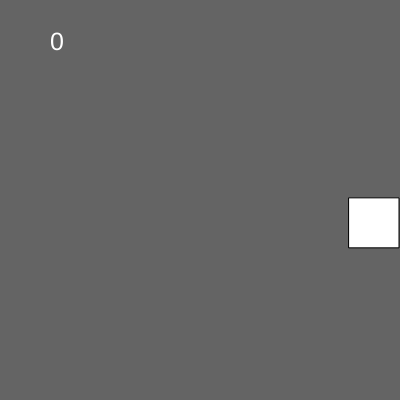
Frame 1 (no input)
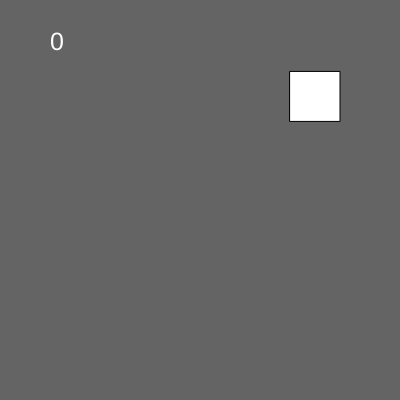
Frame 60 (no input)
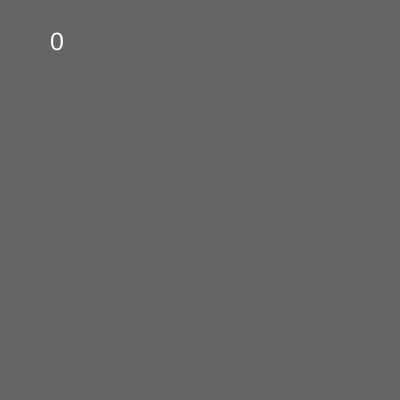
Frame 120 (the mouse pressed at the canvas centre since frame 60)

The p5.js sketch that drew these frames (run headless with seeded random() and noise() and a simulated clock; from frame 60 on, the mouse is pressed at the canvas centre):

// p5.js sketch
// ── sketch.js
WIDTH=400
HEIGHT=400
x=350
y=200
SquareSize=50
dead = false
loopmode = false
points = 0
function setup() {
  createCanvas(WIDTH,HEIGHT)
  button = createButton('create')
  button.mousePressed(Create)
  
  button = createButton('Turn on loop mode')
  button.mousePressed(LoopModeON)
  
  button = createButton('Turn off loop mode')
  button.mousePressed(LoopModeOFF)
  fill(255)
  slider = createSlider(1,30,1)
  speedy = random(-5,5)
}

function draw() {
  background(100)
  textSize(25)
  text(points,50,50)
  speed = slider.value()
  if (dead==false){
   x-=speed
   y-=speedy
  }
  if ((mouseX>x && mouseX<x+SquareSize && mouseY>y && mouseY<y+SquareSize)){
   fill(255,0,0)
   Bang()
   points+=1*speed
  }
  if (dead==true) {
   Bang()
  }
  rect(x,y,SquareSize,SquareSize)
}

function Create() {
 dead=false
 fill(255)
 x=WIDTH-SquareSize
 y= random(SquareSize,HEIGHT-SquareSize)
 speedy = random(-3,3)
}

function Bang() {
 if (loopmode == false) {
  dead =  true
  y+=10
 }
 if (loopmode == true) {
  fill(255)
  x=WIDTH-SquareSize
  y= random(SquareSize,HEIGHT-SquareSize)
  speedy = random(-3,3)
 }
}

function LoopModeON() {
 loopmode = true
 Create()
}
function LoopModeOFF() {
 loopmode = false
}
